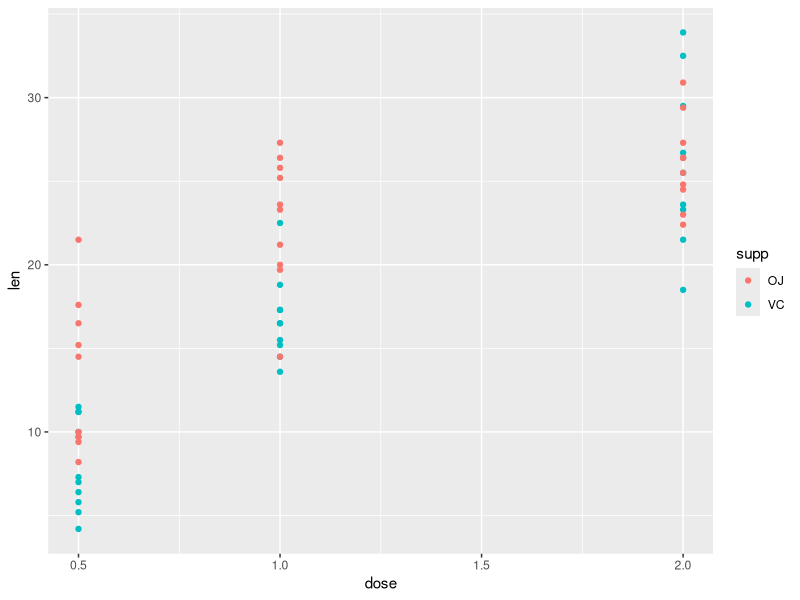
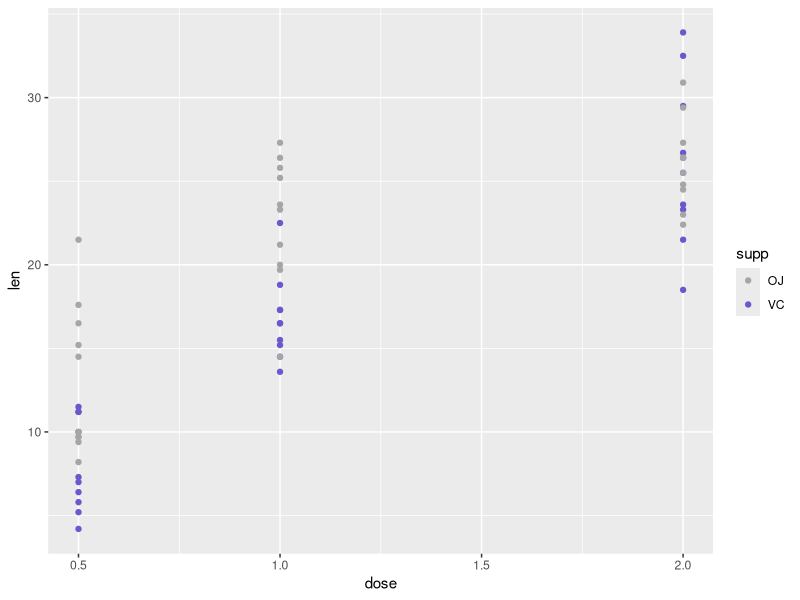
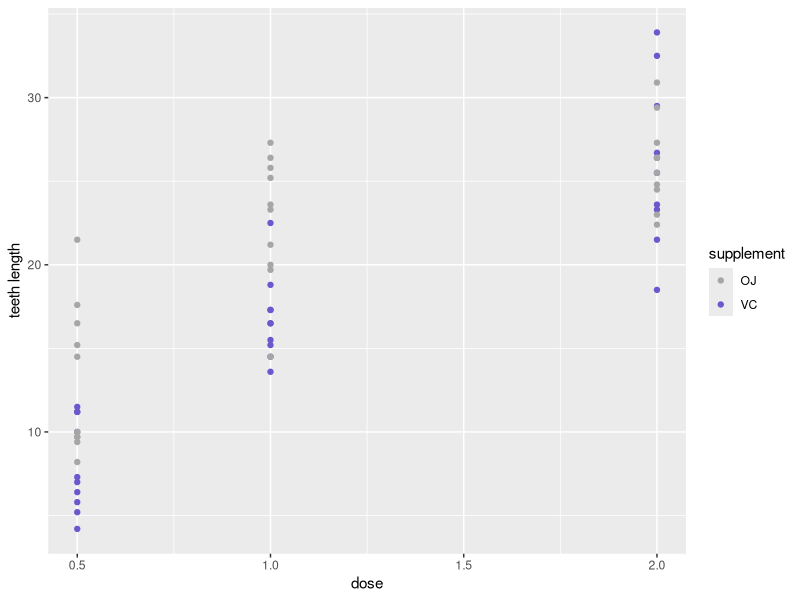
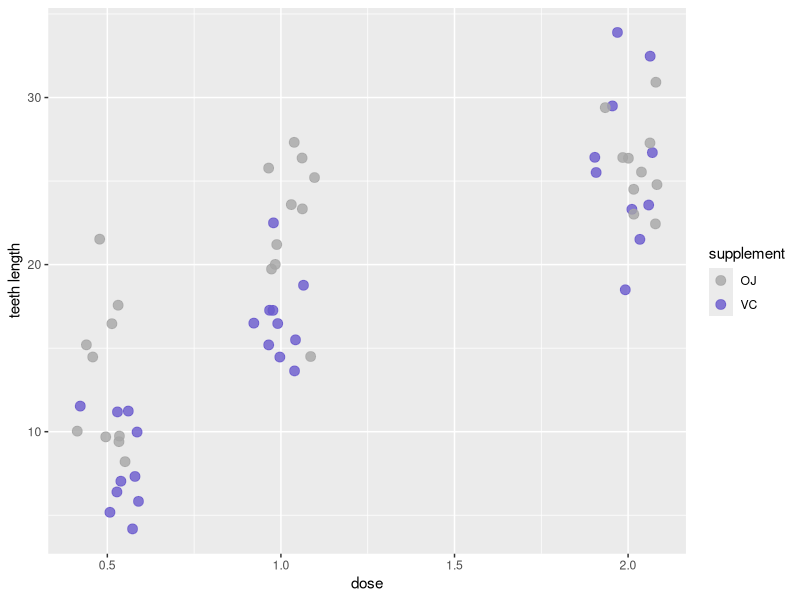
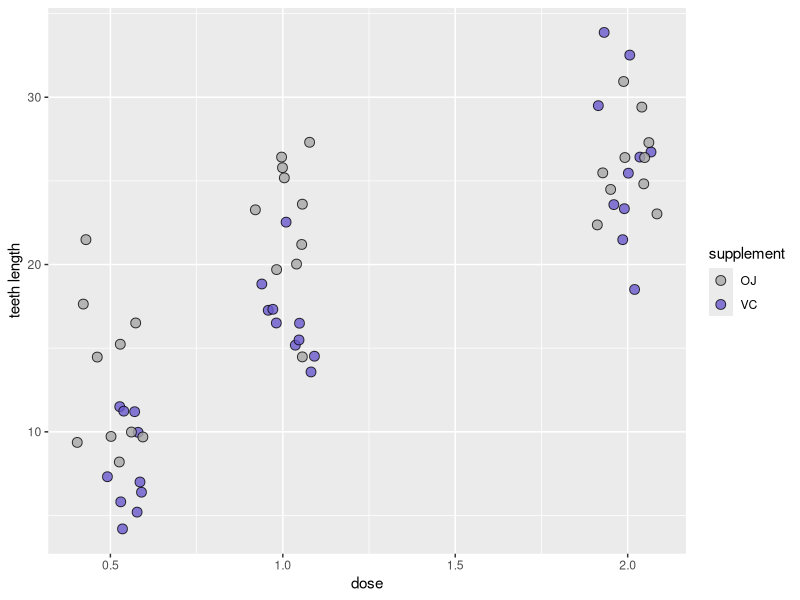
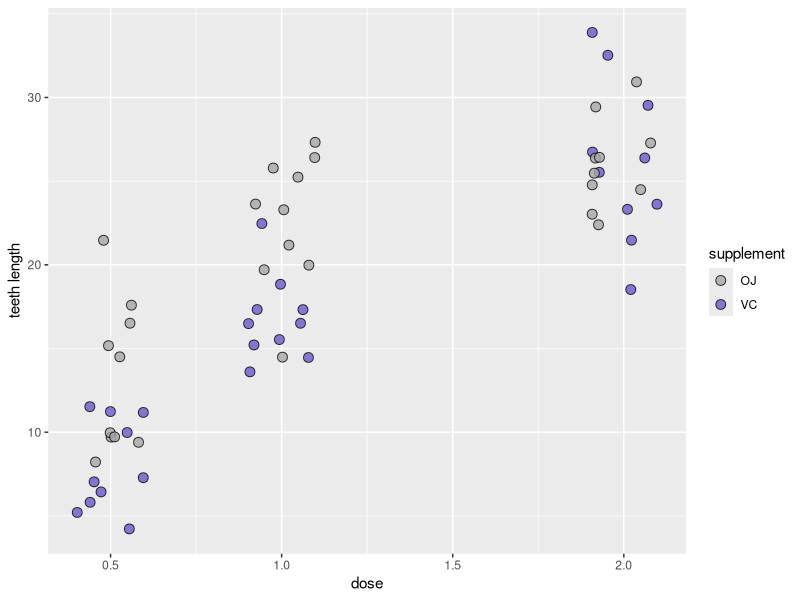
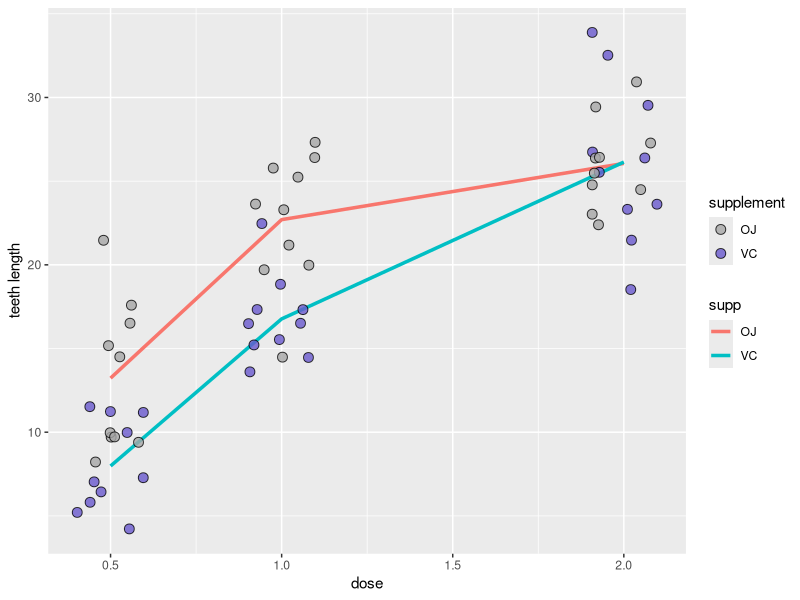
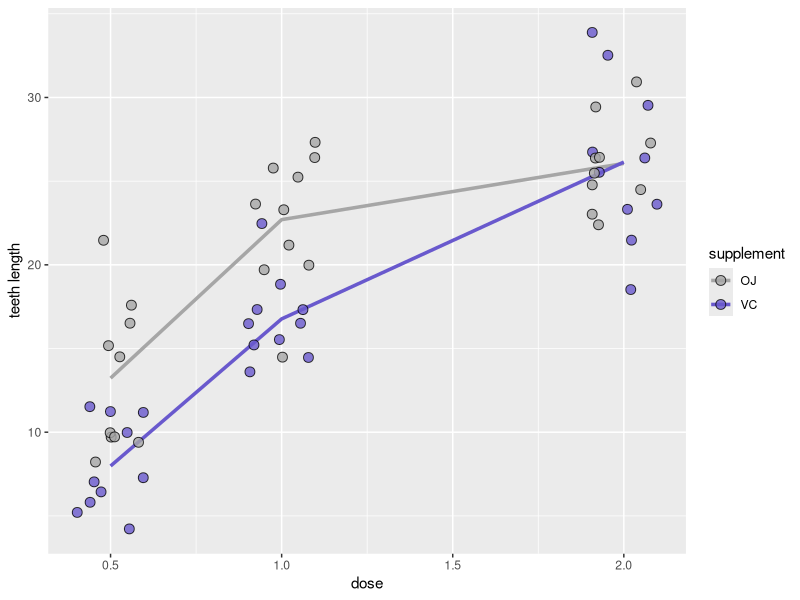

R code for these plots, in order:
## ---- chunk 1
knitr::opts_chunk$set(echo = TRUE)
## ---- chunk 2
library(ggplot2) 
library(tidyr)
library(dplyr)
library(readr)
library(readxl)
library(stringr)
library(RColorBrewer)
library(viridis)
library(svglite)
library(cowplot)
## ---- chunk 3
head(ToothGrowth)
str(ToothGrowth)
## ---- chunk 4
ToothGrowth %>% 
  ggplot(aes(x = dose, y = len)) +
  geom_point(aes(color = supp)) 


## ---- chunk 5
wisteria <- c("grey65", "burlywood3", "khaki2", "plum1", "lightcyan2", "cornflowerblue", "slateblue3")
## ---- chunk 6
ToothGrowth %>% 
  ggplot(aes(x = dose, y = len)) +
  geom_point(aes(color = supp)) +
  scale_color_manual(values = wisteria[c(1, 7)]) #calling the 1st and 7th color 
## ---- chunk 7
ToothGrowth %>% 
  ggplot(aes(x = dose, y = len)) +
  geom_point(aes(color = supp)) +
  scale_color_manual(values = wisteria[c(1, 7)]) +
  labs(x = "dose",              #the labs option allow you to change axis and legend labels. 
       y = "teeth length",
       color = "supplement")
## ---- chunk 8
ToothGrowth %>% 
  ggplot(aes(x = dose, y = len)) +
  geom_point(aes(color = supp), 
             position = position_jitter(0.1),   #horizontal spread of 0.1
             alpha = 0.8,             #20% transparent. When dots do overlap, we can tell
             size = 3) +    #make them larger and easier to see 
  scale_color_manual(values = wisteria[c(1, 7)]) +
  labs(x = "dose",              
       y = "teeth length",
       color = "supplement")
## ---- chunk 9
ToothGrowth %>% 
  ggplot(aes(x = dose, y = len)) +
  geom_point(aes(fill = supp), #note that change to fill = supp
             position = position_jitter(0.1),   
             alpha = 0.8,             
             size = 3,
             shape = 21, #shape = 21 gives you open circle
             color = "black") +    #black border around each dot
  scale_fill_manual(values = wisteria[c(1, 7)]) + #change to scale_fill here 
  labs(x = "dose",              
       y = "teeth length",
       fill = "supplement") #change to fill = here
## ---- chunk 10
ToothGrowth %>% 
  ggplot(aes(x = dose, y = len)) +
  geom_point(aes(fill = supp), 
             position = position_jitter(0.1, seed = 666),   #added seed = 666 here
                                                    #doesn't matter which seed number you use
                                                    #as long as it's the same number the pattern will be the same
             alpha = 0.8,             
             size = 3,
             shape = 21, 
             color = "black") +    
  scale_fill_manual(values = wisteria[c(1, 7)]) +  
  labs(x = "dose",              
       y = "teeth length",
       fill = "supplement")
## ---- chunk 11
ToothGrowth %>% 
  ggplot(aes(x = dose, y = len)) +
  stat_summary(geom = "line",  #draw a line
               fun.y = mean, #summarise by averaging, thus mean
               aes(group = supp, color = supp), #one line per supp, color by supp
               size = 1.2) + 
  geom_point(aes(fill = supp), 
             position = position_jitter(0.1, seed = 666),    
             alpha = 0.8,             
             size = 3,
             shape = 21, 
             color = "black") +    
  scale_fill_manual(values = wisteria[c(1, 7)]) +  
  labs(x = "dose",              
       y = "teeth length",
       fill = "supplement")
## ---- chunk 12
ToothGrowth %>% 
  ggplot(aes(x = dose, y = len)) +
  stat_summary(geom = "line",  
               fun.y = mean,  
               aes(group = supp, color = supp),  
               size = 1.2) + 
  geom_point(aes(fill = supp), 
             position = position_jitter(0.1, seed = 666),    
             alpha = 0.8,             
             size = 3,
             shape = 21, 
             color = "black") +    
  scale_fill_manual(values = wisteria[c(1, 7)]) +  
  scale_color_manual(values = wisteria[c(1, 7)]) + #add scale_color_manual here
  labs(x = "dose",              
       y = "teeth length",
       fill = "supplement",
       color = "supplement") #change the color legend title here 
## ---- chunk 13
ToothGrowth %>% 
  ggplot(aes(x = dose, y = len)) +
  stat_summary(geom = "line",  
               fun.y = mean,  
               aes(group = supp, color = supp),  
               size = 1.2) + 
  stat_summary(geom = "errorbar",  #draw errorbars (another option is geom = "linerange")
               fun.data = mean_se, #mean_se specifies the errorbar to be based on standard error (se)
               aes(group = supp), #one errorbar per dose per supp
               width = 0.1) +   #make the bar narrower 
  geom_point(aes(fill = supp), 
             position = position_jitter(0.1, seed = 666),    
             alpha = 0.8,             
             size = 3,
             shape = 21, 
             color = "black") +    
  scale_fill_manual(values = wisteria[c(1, 7)]) +  
  scale_color_manual(values = wisteria[c(1, 7)]) + 
  labs(x = "dose",              
       y = "teeth length",
       fill = "supplement",
       color = "supplement")  
## ---- chunk 14
ToothGrowth %>% 
  ggplot(aes(x = dose, y = len)) +
  stat_summary(geom = "line",  
               fun.y = mean,  
               aes(group = supp, color = supp),  
               size = 1.2) + 
  stat_summary(geom = "ribbon",  #draw ribbons around line
               fun.data = mean_se, 
               aes(group = supp,
                   fill = supp), 
               alpha = 0.5) +   #make ribbons more transparent 
  geom_point(aes(fill = supp), 
             position = position_jitter(0.1, seed = 666),    
             alpha = 0.8,             
             size = 3,
             shape = 21, 
             color = "black") +    
  scale_fill_manual(values = wisteria[c(1, 7)]) +  
  scale_color_manual(values = wisteria[c(1, 7)]) + 
  labs(x = "dose",              
       y = "teeth length",
       fill = "supplement",
       color = "supplement")
## ---- chunk 15
ToothGrowth %>% 
  ggplot(aes(x = dose, y = len)) +
  stat_summary(geom = "line",  
               fun.y = mean,  
               aes(group = supp, color = supp),  
               size = 1.2) + 
  stat_summary(geom = "ribbon",   
               fun.data = mean_se, 
               aes(group = supp,
                   fill = supp), 
               alpha = 0.5) +   
  geom_point(aes(fill = supp), 
             position = position_jitter(0.1, seed = 666),    
             alpha = 0.8,             
             size = 3,
             shape = 21, 
             color = "black") +    
  scale_fill_manual(values = wisteria[c(1, 7)]) +  
  scale_color_manual(values = wisteria[c(1, 7)]) + 
  scale_x_continuous(breaks = c(0.5, 1, 2)) + #use scale_x_continuos here because x is continuos
                                              #if you have discrete x, you will need scale_x_discrete
  labs(x = "dose",              
       y = "teeth length",
       fill = "supplement",
       color = "supplement")
## ---- chunk 16
ToothGrowth %>% 
  ggplot(aes(x = dose, y = len)) +
  stat_summary(geom = "line",  
               fun.y = mean,  
               aes(group = supp, color = supp),  
               size = 1.2) + 
  stat_summary(geom = "ribbon",   
               fun.data = mean_se, 
               aes(group = supp,
                   fill = supp), 
               alpha = 0.5) +   
  geom_point(aes(fill = supp), 
             position = position_jitter(0.1, seed = 666),    
             alpha = 0.8,             
             size = 3,
             shape = 21, 
             color = "black") +    
  scale_fill_manual(values = wisteria[c(1, 7)]) +  
  scale_color_manual(values = wisteria[c(1, 7)]) + 
  scale_x_continuous(breaks = c(0.5, 1, 2)) +  
  labs(x = "dose",              
       y = "teeth length",
       fill = "supplement",
       color = "supplement") +
  guides(color = F) #turn off color legend using color = F 
## ---- chunk 17
ToothGrowth %>% 
  ggplot(aes(x = dose, y = len)) +
  stat_summary(geom = "line",  
               fun.y = mean,  
               aes(group = supp, color = supp),  
               size = 1.2) + 
  stat_summary(geom = "ribbon",   
               fun.data = mean_se, 
               aes(group = supp,
                   fill = supp), 
               alpha = 0.5) +   
  geom_point(aes(fill = supp), 
             position = position_jitter(0.1, seed = 666),    
             alpha = 0.8,             
             size = 3,
             shape = 21, 
             color = "black") +    
  scale_fill_manual(values = wisteria[c(1, 7)]) +  
  scale_color_manual(values = wisteria[c(1, 7)]) + 
  scale_x_continuous(breaks = c(0.5, 1, 2)) +  
  labs(x = "dose",              
       y = "teeth length",
       fill = "supplement",
       color = "supplement") +
  guides(color = F) +
  theme_minimal() 
## ---- chunk 18
ToothGrowth %>% 
  ggplot(aes(x = dose, y = len)) +
  stat_summary(geom = "line",  
               fun.y = mean,  
               aes(group = supp, color = supp),  
               size = 1.2) + 
  stat_summary(geom = "ribbon",   
               fun.data = mean_se, 
               aes(group = supp,
                   fill = supp), 
               alpha = 0.5) +   
  geom_point(aes(fill = supp), 
             position = position_jitter(0.1, seed = 666),    
             alpha = 0.8,             
             size = 3,
             shape = 21, 
             color = "black") +    
  scale_fill_manual(values = wisteria[c(1, 7)]) +  
  scale_color_manual(values = wisteria[c(1, 7)]) + 
  scale_x_continuous(breaks = c(0.5, 1, 2)) +  
  labs(x = "dose",              
       y = "teeth length",
       fill = "supplement",
       color = "supplement") +
  guides(color = F) +
  theme_minimal() +
  theme(axis.line = element_line(size = 1.2)) +  #add axis line back
  theme(text = element_text(size = 12, color = "black", face = "bold")) + #make text clearer and darker
  theme(axis.text = element_text(size = 12, color = "black", face = "bold")) 
## ---- chunk 19
ToothGrowth %>% 
  ggplot(aes(x = dose, y = len)) +
  stat_summary(geom = "line",  
               fun.y = mean,  
               aes(group = supp, color = supp),  
               size = 1.2) + 
  stat_summary(geom = "ribbon",   
               fun.data = mean_se, 
               aes(group = supp,
                   fill = supp), 
               alpha = 0.5) +   
  geom_point(aes(fill = supp), 
             position = position_jitter(0.1, seed = 666),    
             alpha = 0.8,             
             size = 3,
             shape = 21, 
             color = "black") +    
  scale_fill_manual(values = wisteria[c(1, 7)]) +  
  scale_color_manual(values = wisteria[c(1, 7)]) + 
  scale_x_continuous(breaks = c(0.5, 1, 2)) +  
  labs(x = "dose",              
       y = "teeth length",
       fill = "supplement",
       color = "supplement") +
  guides(color = F) +
  theme_minimal() +
  theme(legend.position = "bottom") + #move legend to bottom
  theme(axis.line = element_line(size = 1.2)) + 
  theme(text = element_text(size = 12, color = "black", face = "bold")) +
  theme(axis.text = element_text(size = 12, color = "black", face = "bold")) 
## ---- chunk 20
ToothGrowth %>% 
  ggplot(aes(x = dose, y = len)) +
  stat_summary(geom = "line",  
               fun.y = mean,  
               aes(group = supp, color = supp),  
               size = 1.2) + 
  stat_summary(geom = "ribbon",   
               fun.data = mean_se, 
               aes(group = supp,
                   fill = supp), 
               alpha = 0.5) +   
  geom_point(aes(fill = supp), 
             position = position_jitter(0.1, seed = 666),    
             alpha = 0.8,             
             size = 3,
             shape = 21, 
             color = "black") +    
  scale_fill_manual(values = wisteria[c(1, 7)]) +  
  scale_color_manual(values = wisteria[c(1, 7)]) + 
  scale_x_continuous(breaks = c(0.5, 1, 2)) +  
  labs(x = "dose",              
       y = "teeth length",
       fill = "supplement",
       color = "supplement") +
  guides(color = F) +
  theme_minimal() +
  theme(legend.position = c(0.8, 0.2)) + #this is a tricky command, and you have to manually adjust it
                                         #c(1, 1) means upper right corner of the graph area,
                                         #c(1, 0) means the lower right corner of the graph area
  theme(axis.line = element_line(size = 1.2)) + 
  theme(text = element_text(size = 12, color = "black", face = "bold")) +
  theme(axis.text = element_text(size = 12, color = "black", face = "bold"))
## ---- chunk 21
ToothGrowth %>% 
  ggplot(aes(x = dose, y = len)) +
  stat_summary(geom = "line",  
               fun.y = mean,  
               aes(group = supp, color = supp),  
               size = 1.2) + 
  stat_summary(geom = "ribbon",   
               fun.data = mean_se, 
               aes(group = supp,
                   fill = supp), 
               alpha = 0.5) +   
  geom_point(aes(fill = supp), 
             position = position_jitter(0.1, seed = 666),    
             alpha = 0.8,             
             size = 3,
             shape = 21, 
             color = "black") +    
  scale_fill_manual(values = wisteria[c(1, 7)]) +  
  scale_color_manual(values = wisteria[c(1, 7)]) + 
  scale_x_continuous(breaks = c(0.5, 1, 2)) +  
  labs(x = "dose",              
       y = "teeth length",
       fill = "supplement",
       color = "supplement") +
  guides(color = F) +
  guides(fill = guide_legend(nrow = 1, ncol = 2)) + # set fill legend to 1 row 2 columns. 
  theme_minimal() +
  theme(legend.position = c(0.8, 0.2)) + 
  theme(axis.line = element_line(size = 1.2)) + 
  theme(text = element_text(size = 12, color = "black", face = "bold")) +
  theme(axis.text = element_text(size = 12, color = "black", face = "bold"))



## ---- chunk 22
ToothGrowth %>% 
  ggplot(aes(x = dose, y = len)) +
  facet_grid(. ~ supp) + #see comments after plot for explanations 
  stat_summary(geom = "line",  
               fun.y = mean,  
               aes(group = supp, color = supp),  
               size = 1.2) + 
  stat_summary(geom = "ribbon",   
               fun.data = mean_se, 
               aes(group = supp,
                   fill = supp), 
               alpha = 0.5) +   
  geom_point(aes(fill = supp), 
             position = position_jitter(0.1, seed = 666),    
             alpha = 0.8,             
             size = 3,
             shape = 21, 
             color = "black") +    
  scale_fill_manual(values = wisteria[c(1, 7)]) +  
  scale_color_manual(values = wisteria[c(1, 7)]) + 
  scale_x_continuous(breaks = c(0.5, 1, 2)) +  
  labs(x = "dose",              
       y = "teeth length",
       fill = "supplement",
       color = "supplement") +
  guides(color = F) +
  guides(fill = guide_legend(nrow = 1, ncol = 2)) +  
  theme_minimal() +
  theme(legend.position = c(0.8, 0.2)) + 
  theme(axis.line = element_line(size = 1.2)) + 
  theme(text = element_text(size = 12, color = "black", face = "bold")) +
  theme(axis.text = element_text(size = 12, color = "black", face = "bold"))
## ---- chunk 23
ToothGrowth %>% 
  ggplot(aes(x = dose, y = len)) +
  facet_grid(. ~ supp) +  
  stat_summary(geom = "line",  
               fun.y = mean,  
               aes(group = supp, color = supp),  
               size = 1.2) + 
  stat_summary(geom = "ribbon",   
               fun.data = mean_se, 
               aes(group = supp,
                   fill = supp), 
               alpha = 0.5) +   
  geom_point(aes(fill = supp), 
             position = position_jitter(0.1, seed = 666),    
             alpha = 0.8,             
             size = 3,
             shape = 21, 
             color = "black") +    
  scale_fill_manual(values = wisteria[c(1, 7)]) +  
  scale_color_manual(values = wisteria[c(1, 7)]) + 
  scale_x_continuous(breaks = c(0.5, 1, 2)) +  
  labs(x = "dose",              
       y = "teeth length",
       fill = "supplement",
       color = "supplement") +
  guides(color = F) +
  guides(fill = guide_legend(nrow = 1, ncol = 2)) +  
  theme_minimal() +
  theme(legend.position = "none") +  #this time the legend is redundant with the panel label, so I turn it off. 
  theme(axis.line = element_line(size = 1.2)) + 
  theme(text = element_text(size = 12, color = "black", face = "bold")) +
  theme(axis.text = element_text(size = 12, color = "black", face = "bold")) +
  theme(panel.spacing = unit(1.2, "lines")) #make 1.2 lines of spacing between the subplots (panels)


## ---- chunk 24
ToothGrowth %>% 
  ggplot(aes(x = dose, y = len)) +
  facet_grid(. ~ dose) +  #change to ~ dose
  stat_summary(geom = "line",  
               fun.y = mean,  
               aes(group = supp, color = supp),  
               size = 1.2) + 
  stat_summary(geom = "ribbon",   
               fun.data = mean_se, 
               aes(group = supp,
                   fill = supp), 
               alpha = 0.5) +   
  geom_point(aes(fill = supp), 
             position = position_jitter(0.1, seed = 666),    
             alpha = 0.8,             
             size = 3,
             shape = 21, 
             color = "black") +    
  scale_fill_manual(values = wisteria[c(1, 7)]) +  
  scale_color_manual(values = wisteria[c(1, 7)]) + 
  scale_x_continuous(breaks = c(0.5, 1, 2)) +  
  labs(x = "dose",              
       y = "teeth length",
       fill = "supplement",
       color = "supplement") +
  guides(color = F) +
  guides(fill = guide_legend(nrow = 1, ncol = 2)) +  
  theme_minimal() +
  theme(legend.position = "none") +   
  theme(axis.line = element_line(size = 1.2)) + 
  theme(text = element_text(size = 12, color = "black", face = "bold")) +
  theme(axis.text = element_text(size = 12, color = "black", face = "bold")) +
  theme(panel.spacing = unit(1.2, "lines"))  
## ---- chunk 25
ToothGrowth %>% 
  ggplot(aes(x = supp, y = len)) +
  facet_grid(. ~ dose) +    
  geom_point(aes(fill = supp), 
             position = position_jitter(0.1, seed = 666),    
             alpha = 0.8,             
             size = 3,
             shape = 21, 
             color = "black") +    
  scale_fill_manual(values = wisteria[c(1, 7)]) +  
  scale_color_manual(values = wisteria[c(1, 7)]) + 
  #scale_x_continuous(breaks = c(0.5, 1, 2)) +  remove this. this time x axis is discrete
  labs(x = "supplement",  #now x = supplment              
       y = "teeth length",
       fill = "supplement",
       color = "supplement") +
  guides(color = F) +
  guides(fill = guide_legend(nrow = 1, ncol = 2)) +  
  theme_minimal() +
  theme(legend.position = "none") +  #this time the legend is redundant with the x label, so I turn it off. 
  theme(axis.line = element_line(size = 1.2)) + 
  theme(text = element_text(size = 12, color = "black", face = "bold")) +
  theme(axis.text = element_text(size = 12, color = "black", face = "bold")) +
  theme(panel.spacing = unit(1.2, "lines"))  
## ---- chunk 26
ToothGrowth %>% 
  ggplot(aes(x = supp, y = len)) +
  facet_grid(. ~ dose) +    
  geom_point(aes(fill = supp), 
             position = position_jitter(0.1, seed = 666),    
             alpha = 0.8,             
             size = 3,
             shape = 21, 
             color = "black") + 
  stat_summary(geom = "errorbar", #draw errorbars
               width = 0.2, size = 1,
               aes(group = supp), #one bar per supp per dose
               fun.data = mean_se) +   #errorbar base on standard error (SE)
  scale_fill_manual(values = wisteria[c(1, 7)]) +  
  scale_color_manual(values = wisteria[c(1, 7)]) + 
  labs(x = "supplement",  #now x = supplment              
       y = "teeth length",
       fill = "supplement",
       color = "supplement") +
  guides(color = F) +
  guides(fill = guide_legend(nrow = 1, ncol = 2)) +  
  theme_minimal() +
  theme(legend.position = "none") +  
  theme(axis.line = element_line(size = 1.2)) + 
  theme(text = element_text(size = 12, color = "black", face = "bold")) +
  theme(axis.text = element_text(size = 12, color = "black", face = "bold")) +
  theme(panel.spacing = unit(1.2, "lines"))  
## ---- chunk 27
ToothGrowth %>% 
  ggplot(aes(x = supp, y = len)) +
  facet_grid(. ~ dose) +    
  geom_point(aes(fill = supp), 
             position = position_jitter(0.1, seed = 666),    
             alpha = 0.8,             
             size = 3,
             shape = 21, 
             color = "black") + 
  stat_summary(geom = "errorbar",  
               width = 0.2, size = 1,
               aes(group = supp),  
               fun.data = mean_se) +   
  scale_fill_manual(values = wisteria[c(1, 7)]) +  
  scale_color_manual(values = wisteria[c(1, 7)]) + 
  scale_x_discrete(labels = NULL) + #turn off x axis text using labels = NULL 
  labs(x = "supplement",               
       y = "teeth length",
       fill = "supplement",
       color = "supplement") +
  guides(color = F) +
  guides(fill = guide_legend(nrow = 1, ncol = 2)) +  
  theme_minimal() +
  theme(legend.position = "bottom") +  #put the legends back 
  theme(axis.line = element_line(size = 1.2)) + 
  theme(text = element_text(size = 12, color = "black", face = "bold")) +
  theme(axis.text = element_text(size = 12, color = "black", face = "bold")) +
  theme(panel.spacing = unit(1.2, "lines"))
## ---- chunk 28
ToothGrowth %>% 
  ggplot(aes(x = supp, y = len)) +
  facet_grid(. ~ dose, switch = "x") + #switch = "x" puts x panel labels to the bottom instead of top    
  geom_point(aes(fill = supp), 
             position = position_jitter(0.1, seed = 666),    
             alpha = 0.8,             
             size = 3,
             shape = 21, 
             color = "black") + 
  stat_summary(geom = "errorbar", 
               width = 0.2, size = 1,
               aes(group = supp),  
               fun.data = mean_se) +     
  scale_fill_manual(values = wisteria[c(1, 7)]) +  
  scale_color_manual(values = wisteria[c(1, 7)]) + 
  scale_x_discrete(labels = NULL) +  
  labs(x = "dose",  #now x is dose again               
       y = "teeth length",
       fill = "supplement",
       color = "supplement") +
  guides(color = F) +
  guides(fill = guide_legend(nrow = 1, ncol = 2)) +  
  theme_minimal() +
  theme(legend.position = "top") +  #legends to the top, make space for x axis label
  theme(axis.line = element_line(size = 1.2)) + 
  theme(text = element_text(size = 12, color = "black", face = "bold")) +
  theme(axis.text = element_text(size = 12, color = "black", face = "bold")) +
  theme(panel.spacing = unit(1.2, "lines")) +
  theme(strip.placement = "outside") # put the text 0.5, 1, and 2  outside the axis line


## ---- chunk 29
head(CO2)
str(CO2)
